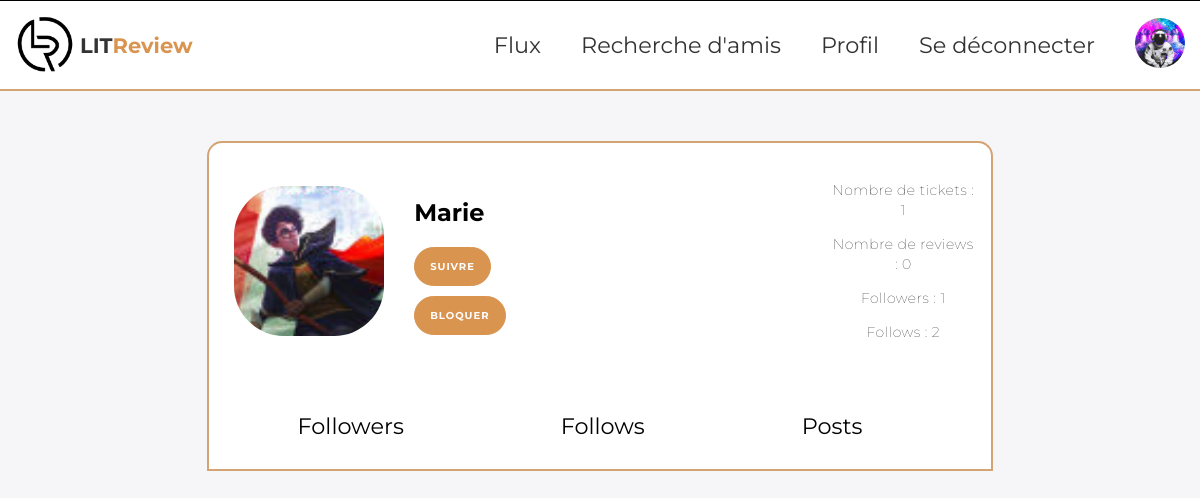
/profile/Marie/ (signed in), run on the app's committed database.
### authentication/models.py (models this page shows, shortened)
class User(AbstractUser):
    profile_photo = models.ImageField(
        verbose_name="Profile photo", upload_to="profile_photos/", null=True, blank=True
    )
    IMAGE_MAX_SIZE = (400, 400)

### authentication/views.py (the view)
# urls.py: path('profile/<str:username>/', authentication.views.UserProfileView.as_view(), name='user_profile'),
class UserProfileView(LoginRequiredMixin, UserProfileMixin, View):
    template_name = "authentication/user_profile.html"
    def get(self, request, username):
        user = get_object_or_404(User, username=username)
        if user == request.user:
            return redirect("profile")
        context = self.get_user_profile_data(user, request.user)
        return render(request, self.template_name, context=context)

### blog/templatetags/blog_extras.py (called while the page is built)
@register.filter
def get_time_display(time_created):
    seconds_ago = (timezone.now() - time_created).total_seconds()
    if seconds_ago <= HOUR:
        return f"Publié il y a {int(seconds_ago // MINUTE)} minutes."
    elif seconds_ago <= DAY:
        return f"Publié il y a {int(seconds_ago // HOUR)} heures."
    return f"Publié le {time_created.strftime('%d %B %Y à %Hh%M')}"

@register.filter
def profile_photo_or_default(user):
    if user.profile_photo:
        return user.profile_photo.url
    return static("images/default_profile.png")

@register.filter
def capitalize_first(value):
    if not isinstance(value, str):
        return value
    return value.capitalize()

### authentication/templates/authentication/user_profile.html (shortened to what this page needs)
{% extends 'base.html' %}
{% load blog_extras %}
{% load static %}
{% block content %}
<div class="profile-container">
    <div class="profile-header">
        <img class="ticket-avatar" src="{{ user|profile_photo_or_default }}" alt="Profile photo">
        <div class="profile-name">
            <h2>{{ user.username|capitalize_first }}</h2>
            {% if user.id in following_ids %}
                <form action="{% url 'unfollow_user' username=user.username %}" method="post">
                    {% csrf_token %}
                    <button class="button-review btn-profile"type="submit">Ne plus suivre</button>
                </form>
            {% else %}
                <form action="{% url 'follow_user' username=user.username %}" method="post">
                    <button class="button-review btn-profile" type="submit">Suivre</button>
                </form>
            {% endif %}
            {% if user.id in blocked_user_ids %}
                <form action="{% url 'unblock_user' username=user.username %}" method="post">
                    {% csrf_token %}
                    <button class="button-review btn-profile" type="submit">Débloquer</button>
                </form>
            {% else %}
                <form action="{% url 'block_user' username=user.username %}" method="post">
                    <button class="button-review btn-profile" type="submit">Bloquer</button>
                </form>
            {% endif %}
        </div>
        <div class="profile-info">
            <p>Nombre de tickets : {{ tickets_count }}</p>
            <p>Nombre de reviews : {{ reviews_count }}</p>
            <p>Followers : {{ followers_count }}</p>
            <p>Follows : {{ following_count }}</p>
        </div>
    </div>
    <div class="nav-profile">
        <h3 class="fancy-link" data-content="followers">Followers</h3>
        <h3 class="fancy-link" data-content="follows">Follows</h3>
        <h3 class="fancy-link" data-content="posts">Posts</h3>
    </div>
</div>
{% endblock content %}

### templates/base.html (shortened to what this page needs)
{% load static %}
{% load blog_extras %}
<!DOCTYPE html>
<html lang="en">
    <head>
        <link href="{% static 'css/main.css' %}" rel="stylesheet">
        <link href="https://cdnjs.cloudflare.com/ajax/libs/cropperjs/1.5.12/cropper.min.css" rel="stylesheet">
    </head>
    <body>
        {% if user.is_authenticated %}
        <nav class="navbar">
            <div class="nav-left">
                <a class="logo-link"  href="{% url 'home' %}">
                    <img class="logo" src="{% static 'images/logo_without_title.png' %}" alt="Logo du site">
                    <h1>LIT<span>Review</span></h1>
                </a>
            </div>
            <div class="nav-right">
                <a class="fancy-link" href="{% url 'home' %}">Flux</a>
                <a class="fancy-link" href="{% url 'search_users' %}">Recherche d'amis</a>
                <a class="fancy-link" href="{% url 'profile' %}">Profil</a>
                <a class="fancy-link" href="{% url 'logout' %}">Se déconnecter</a>
                <a class="avatar-link" href="{% url 'profile' %}">
                    <img class="avatar" src="{{ request.user|profile_photo_or_default }}" alt="photo de profile">
                </a>
            </div>
        </nav>
        {% endif %}
        {% block content %}{% endblock content %}
    </body>
</html>

### static/css/style.css (style rules this page uses)
* { box-sizing: border-box; font-family: 'Montserrat', sans-serif; }
body { margin: 0; background: #f6f5f7; }
h1 { font-weight: bold; margin: 0; }
h2 { text-align: center; }
p { font-size: 14px; font-weight: 100; line-height: 20px; letter-spacing: 0.5px; }
.avatar { width: 50px; height: auto; border-radius: 50px; margin-left: 20px; }
.avatar-link { margin: 0; padding: 0; }
.navbar { background:white ; position: sticky; top: 0; z-index: 1000; display: flex; align-items: center; justify-content: space-between; border-top: 1px solid black; border-bottom: 2px solid #D4A373; transition: border-bottom-width 0.5s; }
.navbar h1 { font-size: 1.5em; padding: 5px; }
.navbar span { color: #d99450; }
.logo { width: 60px; }
.logo-link { margin: 0; padding: 0; display: flex; align-items: center; }
.nav-left { padding-left: 15px; display: flex; align-items: center; }
.nav-right { display: flex;; align-items: center; padding: 15px; justify-content: space-between; }
.fancy-link { font-size: 1.4em; padding-right: 20px; padding-left: 20px; text-align: center; position: relative; display: inline-block; text-decoration: none; transition: color 0.3s ease; }
.fancy-link::after { content: ''; position: absolute; width: 100%; height: 4px; bottom: -30px; left: 0; background-color: #D4A373; visibility: hidden; transform: scaleX(0); transition: all 0.4s ease-in-out; }

### static/css/login.css (style rules this page uses)
a { color: #333; font-size: 14px; text-decoration: none; margin: 15px 0; }
button { border-radius: 20px; border: 1px solid #d99450; background-color: #d99450; color: #FFFFFF; font-size: 12px; font-weight: bold; padding: 12px 45px; letter-spacing: 1px; text-transform: uppercase; transition: transform 80ms ease-in; }

### static/css/tickets.css (style rules this page uses)
.ticket-avatar { width: 90px; height: auto; border-radius: 50px; }

### static/css/buttons.css (style rules this page uses)
.button-review { display: inline-block; justify-content: center; padding: 12px 45px; border-radius: 20px; border: 1px solid #d99450; background-color: #d99450; color: #FFFFFF; font-size: 10px; font-weight: bold; letter-spacing: 1px; text-transform: uppercase; text-decoration: none; transition: transform 80ms ease-in; }

### static/css/profile.css (style rules this page uses)
.profile-container { margin: 50px; display: grid; grid-template-columns: 1fr 5fr 1fr; grid-template-rows: auto; }
.profile-container p { text-align: left; }
.profile-header { border: 2px solid #D4A373; border-bottom: none; border-top-left-radius: 15px; border-top-right-radius: 15px; padding: 15px; background: white; grid-column: 2; display: grid; grid-template-columns: 170px 1fr 2fr 1fr; }
.profile-header img { grid-column: 1; width: 150px; height: auto; justify-self: center; align-self: center; }
.profile-name { grid-column: 2; display: flex; flex-direction: column; padding: 20px; padding-right: 35px; justify-content: start; }
.profile-name h2 { text-align: left; }
.profile-info { grid-column: 4; justify-self: center; align-self: center; }
.profile-info p { text-align: center; }
.nav-profile { background: white; grid-row: 2; grid-column: 2 ; display: flex; flex-direction: row; justify-content: space-around; padding: 10px; padding-right: 50px; padding-bottom: 6px; border: 2px solid #D4A373; border-top: none; }
.nav-profile h3 { font-weight: 400; cursor: pointer; }
.btn-profile { margin-bottom: 10px; padding-right: 15px; padding-left: 15px; }

### data on the page
User: user|profile_photo_or_default (picture)
User: profile_photo (picture), username "Marie"

### other printed values
{{ tickets_count }} "1"
{{ reviews_count }} "0"
{{ followers_count }} "1"
{{ following_count }} "2"
